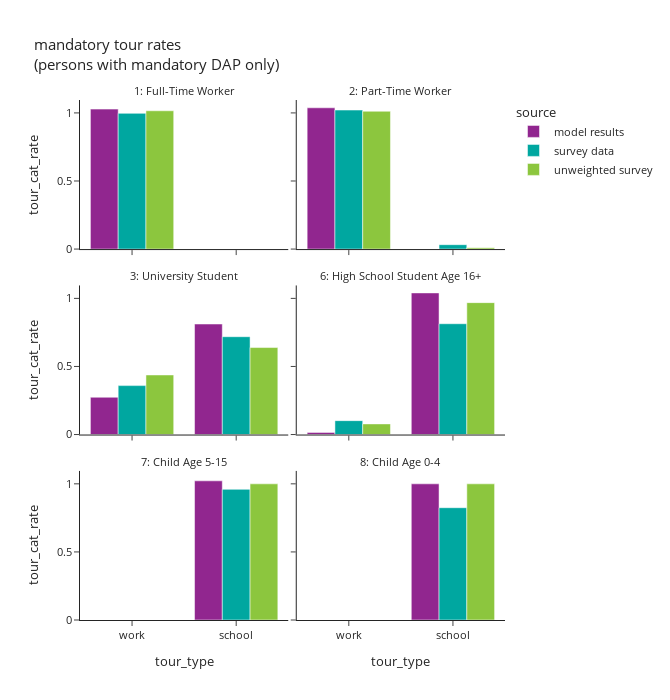

Write notebook code for a chart like this one.
### Code cell
# total number of persons by source
df_ptype_count = m_per_data.groupby(['source','ptype_label'])['hh_weight_2017_2019'].sum().reset_index()
# mandatory tour rates
df_plot = m_tour_data.groupby(['source','ptype_label','tour_type'])[['trip_weight_2017_2019']].sum().reset_index(). \
    merge(df_ptype_count, how='left', on=['source','ptype_label'])
df_plot['tour_cat_rate'] = df_plot['trip_weight_2017_2019']/df_plot['hh_weight_2017_2019']
# df_plot
fig = px.bar(df_plot, x="tour_type", y="tour_cat_rate", color="source",barmode="group",
             facet_col='ptype_label',facet_col_wrap=2,
             title="mandatory tour rates <br>(persons with mandatory DAP only)")
fig.for_each_annotation(lambda a: a.update(text=a.text.split("=")[-1]))
fig.update_layout(height=700, width=670)
fig.show()

### Figure 1 — Plotly figure (JSON) as saved in the notebook; plotly's stock layout.template omitted (floating-point values rounded to 4 significant figures)
{"data": [{"alignmentgroup": "True", "hovertemplate": "source=model results<br>ptype_label=1: Full-Time Worker<br>tour_type=%{x}<br>tour_cat_rate=%{y}<extra></extra>", "legendgroup": "model results", "marker": {"color": "#91268F", "pattern": {"shape": ""}}, "name": "model results", "offsetgroup": "model results", "orientation": "v", "showlegend": true, "textposition": "auto", "type": "bar", "x": ["work"], "xaxis": "x5", "y": [1.028], "yaxis": "y5"}, {"alignmentgroup": "True", "hovertemplate": "source=model results<br>ptype_label=2: Part-Time Worker<br>tour_type=%{x}<br>tour_cat_rate=%{y}<extra></extra>", "legendgroup": "model results", "marker": {"color": "#91268F", "pattern": {"shape": ""}}, "name": "model results", "offsetgroup": "model results", "orientation": "v", "showlegend": false, "textposition": "auto", "type": "bar", "x": ["work"], "xaxis": "x6", "y": [1.037], "yaxis": "y6"}, {"alignmentgroup": "True", "hovertemplate": "source=model results<br>ptype_label=3: University Student<br>tour_type=%{x}<br>tour_cat_rate=%{y}<extra></extra>", "legendgroup": "model results", "marker": {"color": "#91268F", "pattern": {"shape": ""}}, "name": "model results", "offsetgroup": "model results", "orientation": "v", "showlegend": false, "textposition": "auto", "type": "bar", "x": ["school", "work"], "xaxis": "x3", "y": [0.8116, 0.2738], "yaxis": "y3"}, {"alignmentgroup": "True", "hovertemplate": "source=model results<br>ptype_label=6: High School Student Age 16+<br>tour_type=%{x}<br>tour_cat_rate=%{y}<extra></extra>", "legendgroup": "model results", "marker": {"color": "#91268F", "pattern": {"shape": ""}}, "name": "model results", "offsetgroup": "model results", "orientation": "v", "showlegend": false, "textposition": "auto", "type": "bar", "x": ["school", "work"], "xaxis": "x4", "y": [1.04, 0.01579], "yaxis": "y4"}, {"alignmentgroup": "True", "hovertemplate": "source=model results<br>ptype_label=7: Child Age 5-15<br>tour_type=%{x}<br>tour_cat_rate=%{y}<extra></extra>", "legendgroup": "model results", "marker": {"color": "#91268F", "pattern": {"shape": ""}}, "name": "model results", "offsetgroup": "model results", "orientation": "v", "showlegend": false, "textposition": "auto", "type": "bar", "x": ["school"], "xaxis": "x", "y": [1.022], "yaxis": "y"}, {"alignmentgroup": "True", "hovertemplate": "source=model results<br>ptype_label=8: Child Age 0-4<br>tour_type=%{x}<br>tour_cat_rate=%{y}<extra></extra>", "legendgroup": "model results", "marker": {"color": "#91268F", "pattern": {"shape": ""}}, "name": "model results", "offsetgroup": "model results", "orientation": "v", "showlegend": false, "textposition": "auto", "type": "bar", "x": ["school"], "xaxis": "x2", "y": [1.0], "yaxis": "y2"}, {"alignmentgroup": "True", "hovertemplate": "source=survey data<br>ptype_label=1: Full-Time Worker<br>tour_type=%{x}<br>tour_cat_rate=%{y}<extra></extra>", "legendgroup": "survey data", "marker": {"color": "#00A7A0", "pattern": {"shape": ""}}, "name": "survey data", "offsetgroup": "survey data", "orientation": "v", "showlegend": true, "textposition": "auto", "type": "bar", "x": ["school", "work"], "xaxis": "x5", "y": [2.659e-05, 0.9967], "yaxis": "y5"}, {"alignmentgroup": "True", "hovertemplate": "source=survey data<br>ptype_label=2: Part-Time Worker<br>tour_type=%{x}<br>tour_cat_rate=%{y}<extra></extra>", "legendgroup": "survey data", "marker": {"color": "#00A7A0", "pattern": {"shape": ""}}, "name": "survey data", "offsetgroup": "survey data", "orientation": "v", "showlegend": false, "textposition": "auto", "type": "bar", "x": ["school", "work"], "xaxis": "x6", "y": [0.03224, 1.021], "yaxis": "y6"}, {"alignmentgroup": "True", "hovertemplate": "source=survey data<br>ptype_label=3: University Student<br>tour_type=%{x}<br>tour_cat_rate=%{y}<extra></extra>", "legendgroup": "survey data", "marker": {"color": "#00A7A0", "pattern": {"shape": ""}}, "name": "survey data", "offsetgroup": "survey data", "orientation": "v", "showlegend": false, "textposition": "auto", "type": "bar", "x": ["school", "work"], "xaxis": "x3", "y": [0.7185, 0.3592], "yaxis": "y3"}, {"alignmentgroup": "True", "hovertemplate": "source=survey data<br>ptype_label=6: High School Student Age 16+<br>tour_type=%{x}<br>tour_cat_rate=%{y}<extra></extra>", "legendgroup": "survey data", "marker": {"color": "#00A7A0", "pattern": {"shape": ""}}, "name": "survey data", "offsetgroup": "survey data", "orientation": "v", "showlegend": false, "textposition": "auto", "type": "bar", "x": ["school", "work"], "xaxis": "x4", "y": [0.8137, 0.102], "yaxis": "y4"}, {"alignmentgroup": "True", "hovertemplate": "source=survey data<br>ptype_label=7: Child Age 5-15<br>tour_type=%{x}<br>tour_cat_rate=%{y}<extra></extra>", "legendgroup": "survey data", "marker": {"color": "#00A7A0", "pattern": {"shape": ""}}, "name": "survey data", "offsetgroup": "survey data", "orientation": "v", "showlegend": false, "textposition": "auto", "type": "bar", "x": ["school"], "xaxis": "x", "y": [0.9596], "yaxis": "y"}, {"alignmentgroup": "True", "hovertemplate": "source=survey data<br>ptype_label=8: Child Age 0-4<br>tour_type=%{x}<br>tour_cat_rate=%{y}<extra></extra>", "legendgroup": "survey data", "marker": {"color": "#00A7A0", "pattern": {"shape": ""}}, "name": "survey data", "offsetgroup": "survey data", "orientation": "v", "showlegend": false, "textposition": "auto", "type": "bar", "x": ["school"], "xaxis": "x2", "y": [0.8248], "yaxis": "y2"}, {"alignmentgroup": "True", "hovertemplate": "source=unweighted survey<br>ptype_label=1: Full-Time Worker<br>tour_type=%{x}<br>tour_cat_rate=%{y}<extra></extra>", "legendgroup": "unweighted survey", "marker": {"color": "#8CC63E", "pattern": {"shape": ""}}, "name": "unweighted survey", "offsetgroup": "unweighted survey", "orientation": "v", "showlegend": true, "textposition": "auto", "type": "bar", "x": ["school", "work"], "xaxis": "x5", "y": [0.0003003, 1.016], "yaxis": "y5"}, {"alignmentgroup": "True", "hovertemplate": "source=unweighted survey<br>ptype_label=2: Part-Time Worker<br>tour_type=%{x}<br>tour_cat_rate=%{y}<extra></extra>", "legendgroup": "unweighted survey", "marker": {"color": "#8CC63E", "pattern": {"shape": ""}}, "name": "unweighted survey", "offsetgroup": "unweighted survey", "orientation": "v", "showlegend": false, "textposition": "auto", "type": "bar", "x": ["school", "work"], "xaxis": "x6", "y": [0.01008, 1.012], "yaxis": "y6"}, {"alignmentgroup": "True", "hovertemplate": "source=unweighted survey<br>ptype_label=3: University Student<br>tour_type=%{x}<br>tour_cat_rate=%{y}<extra></extra>", "legendgroup": "unweighted survey", "marker": {"color": "#8CC63E", "pattern": {"shape": ""}}, "name": "unweighted survey", "offsetgroup": "unweighted survey", "orientation": "v", "showlegend": false, "textposition": "auto", "type": "bar", "x": ["school", "work"], "xaxis": "x3", "y": [0.6389, 0.4375], "yaxis": "y3"}, {"alignmentgroup": "True", "hovertemplate": "source=unweighted survey<br>ptype_label=6: High School Student Age 16+<br>tour_type=%{x}<br>tour_cat_rate=%{y}<extra></extra>", "legendgroup": "unweighted survey", "marker": {"color": "#8CC63E", "pattern": {"shape": ""}}, "name": "unweighted survey", "offsetgroup": "unweighted survey", "orientation": "v", "showlegend": false, "textposition": "auto", "type": "bar", "x": ["school", "work"], "xaxis": "x4", "y": [0.9688, 0.07812], "yaxis": "y4"}, {"alignmentgroup": "True", "hovertemplate": "source=unweighted survey<br>ptype_label=7: Child Age 5-15<br>tour_type=%{x}<br>tour_cat_rate=%{y}<extra></extra>", "legendgroup": "unweighted survey", "marker": {"color": "#8CC63E", "pattern": {"shape": ""}}, "name": "unweighted survey", "offsetgroup": "unweighted survey", "orientation": "v", "showlegend": false, "textposition": "auto", "type": "bar", "x": ["school"], "xaxis": "x", "y": [1.0], "yaxis": "y"}, {"alignmentgroup": "True", "hovertemplate": "source=unweighted survey<br>ptype_label=8: Child Age 0-4<br>tour_type=%{x}<br>tour_cat_rate=%{y}<extra></extra>", "legendgroup": "unweighted survey", "marker": {"color": "#8CC63E", "pattern": {"shape": ""}}, "name": "unweighted survey", "offsetgroup": "unweighted survey", "orientation": "v", "showlegend": false, "textposition": "auto", "type": "bar", "x": ["school"], "xaxis": "x2", "y": [1.0], "yaxis": "y2"}], "layout": {"annotations": [{"font": {}, "showarrow": false, "text": "7: Child Age 5-15", "x": 0.245, "xanchor": "center", "xref": "paper", "y": 0.2867, "yanchor": "bottom", "yref": "paper"}, {"font": {}, "showarrow": false, "text": "8: Child Age 0-4", "x": 0.755, "xanchor": "center", "xref": "paper", "y": 0.2867, "yanchor": "bottom", "yref": "paper"}, {"font": {}, "showarrow": false, "text": "3: University Student", "x": 0.245, "xanchor": "center", "xref": "paper", "y": 0.6433, "yanchor": "bottom", "yref": "paper"}, {"font": {}, "showarrow": false, "text": "6: High School Student Age 16+", "x": 0.755, "xanchor": "center", "xref": "paper", "y": 0.6433, "yanchor": "bottom", "yref": "paper"}, {"font": {}, "showarrow": false, "text": "1: Full-Time Worker", "x": 0.245, "xanchor": "center", "xref": "paper", "y": 1.0, "yanchor": "bottom", "yref": "paper"}, {"font": {}, "showarrow": false, "text": "2: Part-Time Worker", "x": 0.755, "xanchor": "center", "xref": "paper", "y": 1.0, "yanchor": "bottom", "yref": "paper"}], "barmode": "group", "height": 700, "legend": {"title": {"text": "source"}, "tracegroupgap": 0}, "title": {"text": "mandatory tour rates <br>(persons with mandatory DAP only)"}, "width": 670, "xaxis": {"anchor": "y", "domain": [0.0, 0.49], "title": {"text": "tour_type"}}, "xaxis2": {"anchor": "y2", "domain": [0.51, 1.0], "matches": "x", "title": {"text": "tour_type"}}, "xaxis3": {"anchor": "y3", "domain": [0.0, 0.49], "matches": "x", "showticklabels": false}, "xaxis4": {"anchor": "y4", "domain": [0.51, 1.0], "matches": "x", "showticklabels": false}, "xaxis5": {"anchor": "y5", "domain": [0.0, 0.49], "matches": "x", "showticklabels": false}, "xaxis6": {"anchor": "y6", "domain": [0.51, 1.0], "matches": "x", "showticklabels": false}, "yaxis": {"anchor": "x", "domain": [0.0, 0.2867], "title": {"text": "tour_cat_rate"}}, "yaxis2": {"anchor": "x2", "domain": [0.0, 0.2867], "matches": "y", "showticklabels": false}, "yaxis3": {"anchor": "x3", "domain": [0.3567, 0.6433], "matches": "y", "title": {"text": "tour_cat_rate"}}, "yaxis4": {"anchor": "x4", "domain": [0.3567, 0.6433], "matches": "y", "showticklabels": false}, "yaxis5": {"anchor": "x5", "domain": [0.7133, 1.0], "matches": "y", "title": {"text": "tour_cat_rate"}}, "yaxis6": {"anchor": "x6", "domain": [0.7133, 1.0], "matches": "y", "showticklabels": false}}}
